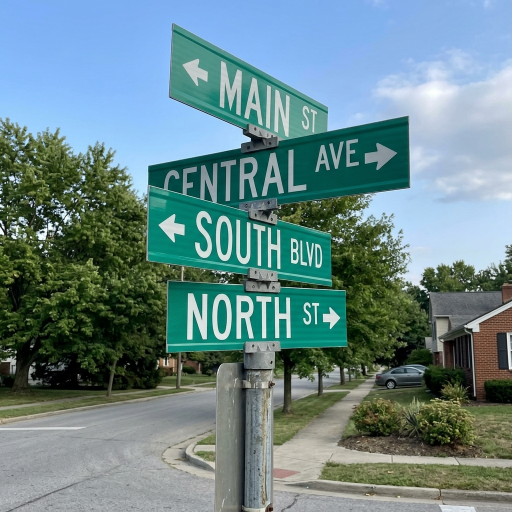
#> input picture agy_agent/assets/ai_IMAGE_EDIT_56348.png, 1024 x 1024 px (shown at 1/2 size)
$ python -i mechanical_gate.py   (imports and definitions only)
#> lines starting #> are read from the running program, lines starting #| are printed output that depends on the picture
#!/usr/bin/env python3
"""
🏛️ Mechanical Gate Engine (AGY 3.0 Platform Standard)
Enforces immutable, objective mechanical verification independent of AI verbal claims.
Constitutional Law:
  "PASS is NOT an AI's subjective claim. It requires automated, verifiable physical evidence.
   Even if the AI Auditor asserts PASS, if any Mechanical Gate check fails, the verdict is strictly FAIL."
"""

import os
import sys
import json
import hashlib
import logging
from dataclasses import dataclass, field
from typing import Dict, Any, List, Optional, Tuple

logger = logging.getLogger("MechanicalGate")


@dataclass
class MechanicalCheck:
    """Individual mechanical validation check result."""
    name: str
    passed: bool
    details: str
    evidence_path: Optional[str] = None
    status: str = "PASS"  # "PASS", "FAIL", "UNVERIFIED", "BLOCKED"
    is_unverified: bool = False
    is_blocked: bool = False
    metadata: Dict[str, Any] = field(default_factory=dict)

    def __post_init__(self):
        if not self.passed and self.status == "PASS":
            if self.is_unverified:
                self.status = "UNVERIFIED"
            elif self.is_blocked:
                self.status = "BLOCKED"
            else:
                self.status = "FAIL"

    # [11 lines left out: function to_dict, not called in this run]


@dataclass
class MechanicalGateResult:
    """Consolidated result of a Mechanical Gate evaluation supporting 4-state machine."""
    gate_name: str
    verdict: str  # "PASS", "FAIL", "UNVERIFIED", "BLOCKED"
    ai_verdict: str  # Original verdict claimed by AI
    ai_overruled: bool  # True if AI said PASS but MechanicalGate forced FAIL/UNVERIFIED
    total_checks: int
    passed_checks: int
    failed_checks: int
    unverified_checks: int = 0
    blocked_checks: int = 0
    failures: List[Dict[str, Any]] = field(default_factory=list)
    checks: List[Dict[str, Any]] = field(default_factory=list)
    summary: str = ""

    # [15 lines left out: function to_dict, not called in this run]


class MechanicalGate:
    """
    Automated, deterministic gate keeper.
    Never relies on LLM sentiment; inspects physical files, OS processes, checksums, and pixel buffers.
    """

    # [101 lines left out: functions assert_process_alive, assert_file_exists_and_not_empty, assert_sha256_checksum, not called in this run]

    @staticmethod
    def assert_genuine_rendering(
        image_path: str,
        min_width: int = 100,
        min_height: int = 100,
        max_solid_stddev: float = 2.0
    ) -> MechanicalCheck:
        """
        Validates genuine framebuffer/UI screenshot:
        1. Confirms physical existence and image format (SCREENSHOT_CAPTURED).
        2. Ensures minimum viewport dimensions.
        3. Separates System Bars (Status Bar ~6%, Navigation Bar ~8%) to inspect Pure App Content Viewport.
        4. Detects Navigation-Bar-Only fake/dead renders (where nav bar has stddev > 2.0 but content is solid black/white).
        5. Detects unrendered canvas / crash remnant (e.g. 85%+ black background + isolated white box + nav bar).
        6. Enforces strict separation: SCREENSHOT_CAPTURED != VALID_APP_SCREEN.
        """
#> called with image_path = 'assets/ai_IMAGE_EDIT_56348.png', min_width = 100, min_height = 100, max_solid_stddev = 2
        if not image_path or not os.path.exists(image_path):
            return MechanicalCheck(
                name="genuine_rendering",
                passed=False,
                status="FAIL",
                details=f"Screenshot image not found on disk: {image_path}",
                evidence_path=image_path,
                metadata={"screenshot_captured": False, "valid_app_screen": False}
            )

        try:
            from PIL import Image, ImageStat
            with Image.open(image_path) as img:
#> img is the input picture: PIL image 1024x1024 RGB; mean R, G, B 105.5, 134.5, 137.1
                w, h = img.size
#> w = 1024; h = 1024
                if w < min_width or h < min_height:
                    return MechanicalCheck(
                        name="genuine_rendering",
                        passed=False,
                        status="FAIL",
                        details=f"Screenshot resolution too low ({w}x{h} < {min_width}x{min_height})",
                        evidence_path=image_path,
                        metadata={"screenshot_captured": True, "valid_app_screen": False, "width": w, "height": h}
                    )

                rgb_img = img.convert("RGB")
                full_stat = ImageStat.Stat(rgb_img)
                full_stddevs = full_stat.stddev
#> full_stddevs = [63.73, 60.47, 84.98]

                # 1. Total solid blank check (whole image solid black or white)
                if all(s < max_solid_stddev for s in full_stddevs):
                    return MechanicalCheck(
                        name="genuine_rendering",
                        passed=False,
                        status="FAIL",
                        details=f"Blank/solid color screen detected (RGB stddev={full_stddevs}) - fake or dead UI",
                        evidence_path=image_path,
                        metadata={
                            "screenshot_captured": True,
                            "valid_app_screen": False,
                            "full_stddev": full_stddevs,
                            "rejection_reason": "TOTAL_SOLID_BLANK_SCREEN"
                        }
                    )

                # 2. System Bars Separation & Pure App Content Viewport Inspection
                # Status bar: top 0% ~ 6%, Navigation bar: bottom 92% ~ 100%
                top_cut = int(h * 0.06)
#> top_cut = 61
                bottom_cut = int(h * 0.92)
#> bottom_cut = 942
                if bottom_cut > top_cut and w >= 100:
                    content_crop = rgb_img.crop((0, top_cut, w, bottom_cut))
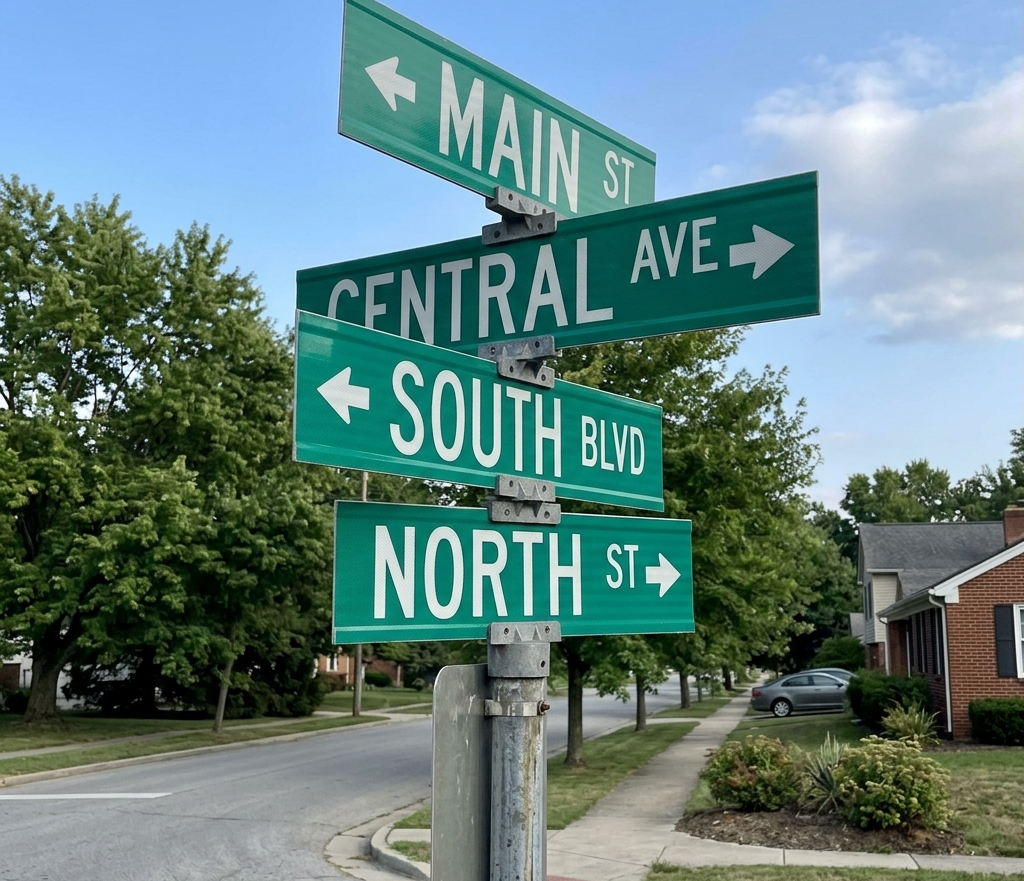
#> content_crop: PIL image 1024x881 RGB; mean R, G, B 100, 130.2, 129.7
                    content_stat = ImageStat.Stat(content_crop)
                    content_stddevs = content_stat.stddev
#> content_stddevs = [66.3, 63.17, 86.37]
                    content_avg_std = sum(content_stddevs) / len(content_stddevs)
#> content_avg_std = 71.95

                    # (A) Navigation-Bar-Only check:
                    # Content viewport is solid blank (< 2.0 stddev), but full image had stddev due to nav bar
                    if all(s < max_solid_stddev for s in content_stddevs):
                        return MechanicalCheck(
                            name="genuine_rendering",
                            passed=False,
                            status="FAIL",
                            details=(
                                f"SCREENSHOT_CAPTURED but INVALID_APP_SCREEN: Only Android navigation/status bar rendered. "
                                f"Pure content viewport is solid/empty (content stddev={content_stddevs})."
                            ),
                            evidence_path=image_path,
                            metadata={
                                "screenshot_captured": True,
                                "valid_app_screen": False,
                                "is_nav_bar_only": True,
                                "content_stddev": content_stddevs,
                                "rejection_reason": "NAV_BAR_ONLY_EMPTY_CONTENT"
                            }
                        )

                    # (B) Unrendered Canvas / Crash Remnant check:
                    # High background dominance (>= 85% black or white) with sparse unrendered box
                    gray_content = content_crop.convert("L")
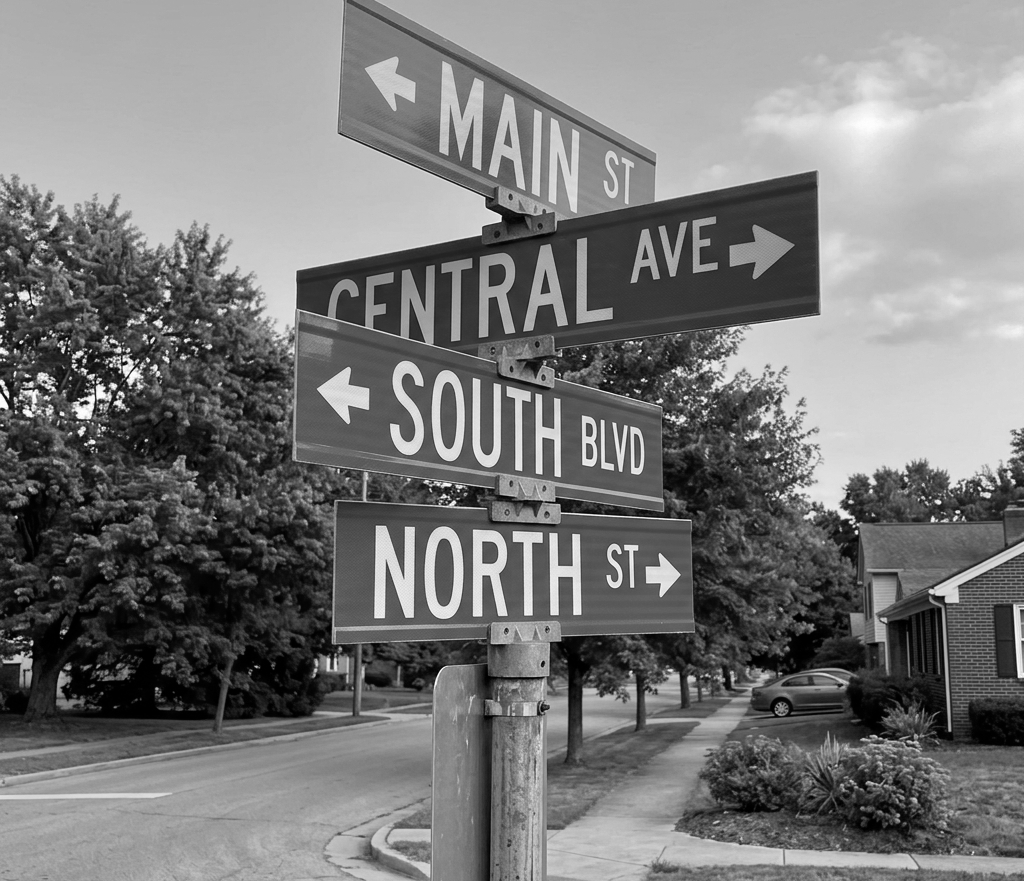
#> gray_content: PIL image 1024x881 L; min 0, max 255, mean 121.1
                    histogram = gray_content.histogram()
#> histogram = 256 values, max 10604 at index 175, min 1 at index 255, mean 3524
                    total_pixels = (w * (bottom_cut - top_cut))
#> total_pixels = 902144
                    black_pixels = sum(histogram[:25])
#> black_pixels = 61235
                    white_pixels = sum(histogram[230:])
#> white_pixels = 6269
                    black_ratio = black_pixels / total_pixels
#> black_ratio = 0.0679
                    white_ratio = white_pixels / total_pixels
#> white_ratio = 0.00695
                    dominant_bg = max(black_ratio, white_ratio)
#> dominant_bg = 0.0679

                    # Use NEAREST sampling to count true distinct UI colors without bicubic interpolation artifacts
                    sample_crop = content_crop.resize((64, 64), Image.Resampling.NEAREST)
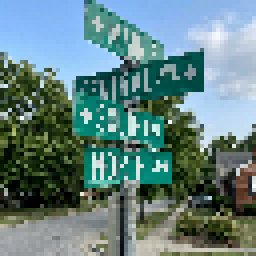
#> sample_crop: PIL image 64x64 RGB (shown 4 times larger); mean R, G, B 100, 130.2, 129.5
                    colors_list = sample_crop.getcolors(maxcolors=256)
#> colors_list = None
                    colors = len(colors_list) if colors_list else 256
#> colors = 256

                    # Detect if screen is 85%+ pure black or white canvas with sparse/isolated box
                    if (dominant_bg >= 0.85 and colors < 16) or (dominant_bg >= 0.95 and colors < 32) or (dominant_bg >= 0.88 and (content_avg_std < 7.0 or colors < 12)):
                        return MechanicalCheck(
                            name="genuine_rendering",
                            passed=False,
                            status="FAIL",
                            details=(
                                f"SCREENSHOT_CAPTURED but INVALID_APP_SCREEN: Detected unrendered canvas / crash remnant "
                                f"(dominant background {dominant_bg*100:.1f}%, unique colors={colors}, stddev={content_avg_std:.2f})"
                            ),
                            evidence_path=image_path,
                            metadata={
                                "screenshot_captured": True,
                                "valid_app_screen": False,
                                "is_unrendered_canvas": True,
                                "dominant_bg_ratio": dominant_bg,
                                "unique_colors": colors,
                                "rejection_reason": "UNRENDERED_SPARSE_CANVAS_OR_CRASH_REMNANT"
                            }
                        )

                return MechanicalCheck(
                    name="genuine_rendering",
                    passed=True,
                    status="PASS",
                    details=f"Genuine visual UI rendering confirmed ({w}x{h}, full stddev={round(sum(full_stddevs)/3, 2)})",
                    evidence_path=image_path,
                    metadata={
                        "screenshot_captured": True,
                        "valid_app_screen": True,
                        "width": w,
                        "height": h,
                        "stddev": full_stddevs
                    }
                )
        except Exception as e:
            return MechanicalCheck(
                name="genuine_rendering",
                passed=False,
                status="FAIL",
                details=f"Error inspecting screenshot: {e}",
                evidence_path=image_path,
                metadata={"screenshot_captured": False, "valid_app_screen": False}
            )

    # [275 lines left out: functions assert_action_screen_mutation, assert_unique_screenshot, assert_intent_achievement, assert_action_trace_validity, assert_no_critical_crashes, evaluate_gate, not called in this run]

>>> result = MechanicalGate().assert_genuine_rendering('assets/ai_IMAGE_EDIT_56348.png')

$ run again, on agy_agent/assets/ai_image_50405.png
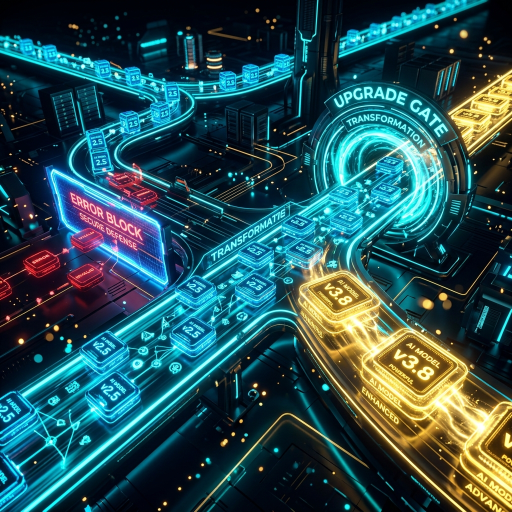
#> input picture agy_agent/assets/ai_image_50405.png, 1024 x 1024 px (shown at 1/2 size)
#> in assert_genuine_rendering, img is the input picture: PIL image 1024x1024 RGB; mean R, G, B 41.4, 80.1, 84.2
#> full_stddevs = [68.19, 76.59, 73.3]
#> content_stddevs = [69.83, 76.63, 73.47]
#> content_avg_std = 73.31
#> in assert_genuine_rendering, `gray_content = content_crop.convert("L")`:
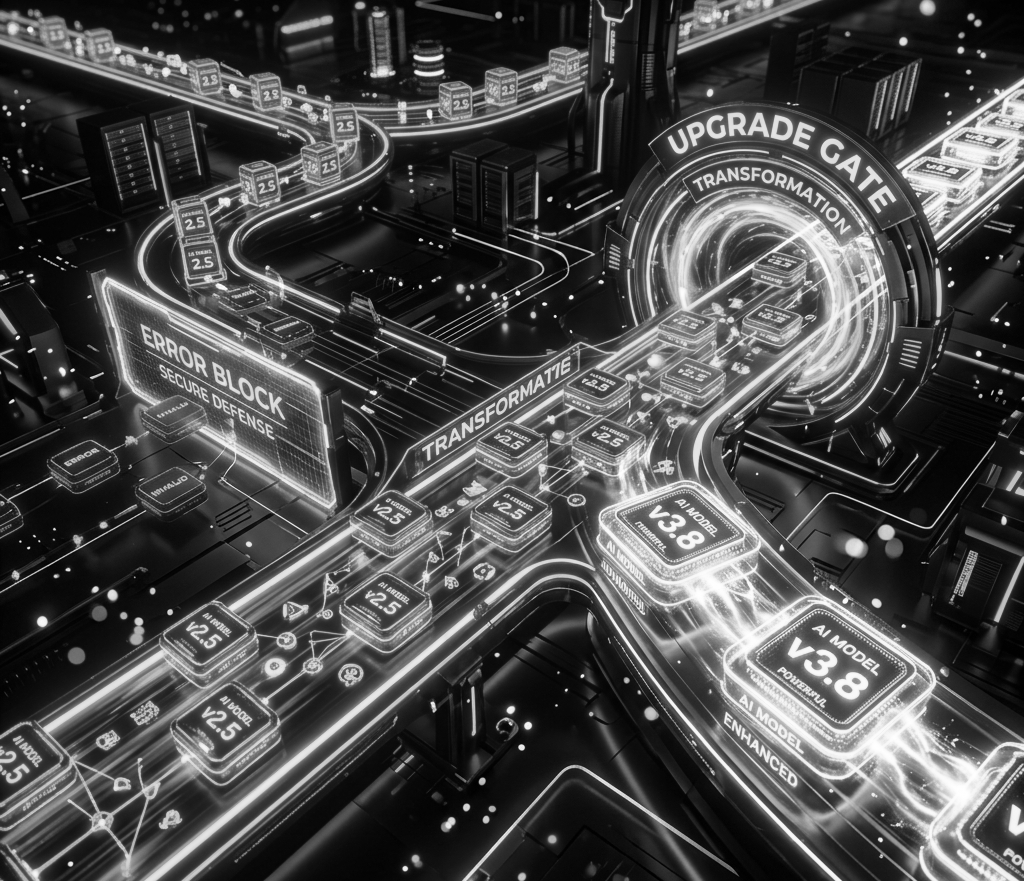
#> gray_content: PIL image 1024x881 L; min 0, max 255, mean 74.4
#> histogram = 256 values, max 18741 at index 10, min 20 at index 0, mean 3524
#> black_pixels = 290556
#> white_pixels = 26181
#> black_ratio = 0.322
#> white_ratio = 0.029
#> dominant_bg = 0.322
#> in assert_genuine_rendering, `sample_crop = content_crop.resize((64, 64), Image.Resampling.NEAREST)`:
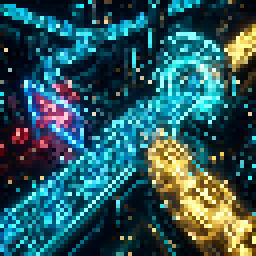
#> sample_crop: PIL image 64x64 RGB (shown 4 times larger); mean R, G, B 45.3, 87.1, 91.4
#> colors_list = None
#> colors = 256

$ run again, on agy_agent/assets/ai_image_53394.png
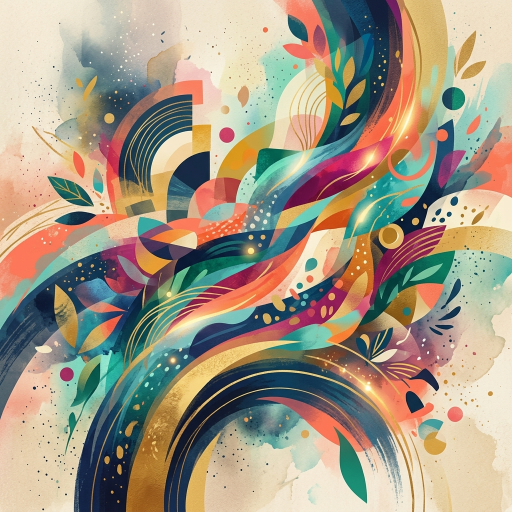
#> input picture agy_agent/assets/ai_image_53394.png, 1024 x 1024 px (shown at 1/2 size)
#> in assert_genuine_rendering, img is the input picture: PIL image 1024x1024 RGB; mean R, G, B 164.7, 152.1, 132.9
#> full_stddevs = [81.53, 64.52, 53.47]
#> content_stddevs = [81.29, 63.03, 51.57]
#> content_avg_std = 65.3
#> in assert_genuine_rendering, `gray_content = content_crop.convert("L")`:
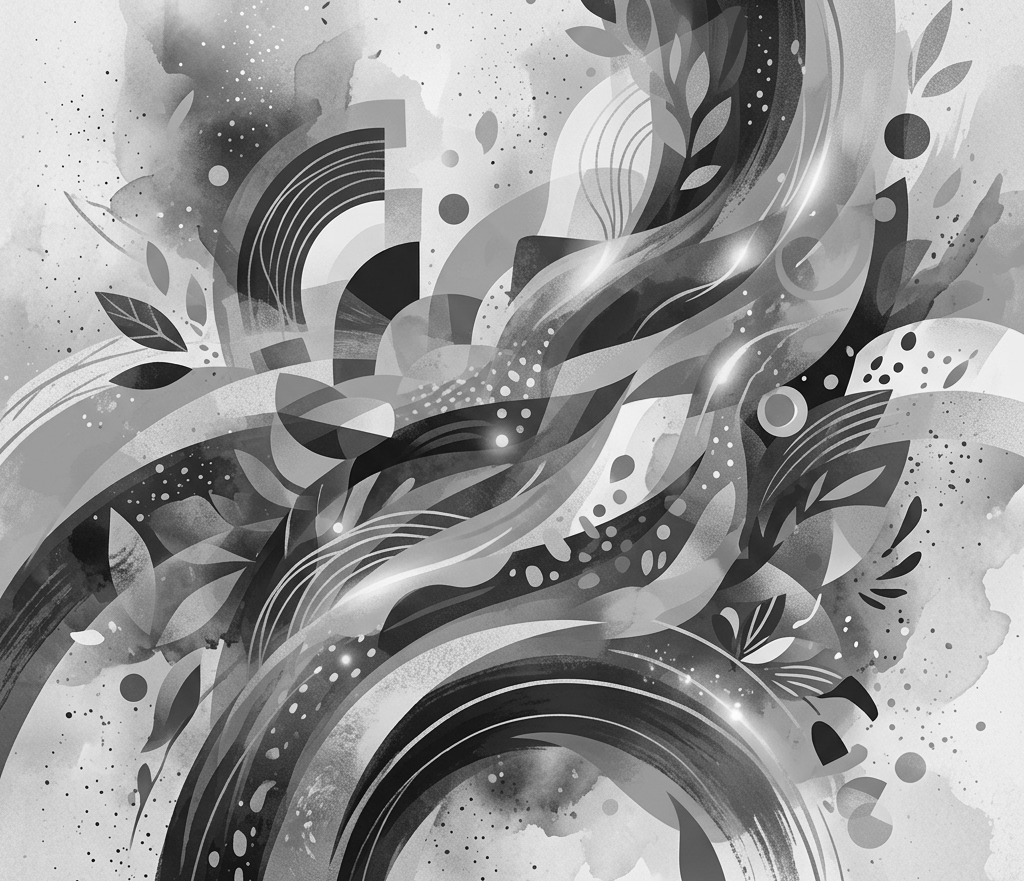
#> gray_content: PIL image 1024x881 L; min 4, max 254, mean 148.9
#> histogram = 256 values, max 8867 at index 156, min 0 at index 0, mean 3524
#> black_pixels = 7311
#> white_pixels = 59203
#> black_ratio = 0.0081
#> white_ratio = 0.0656
#> in assert_genuine_rendering, `sample_crop = content_crop.resize((64, 64), Image.Resampling.NEAREST)`:
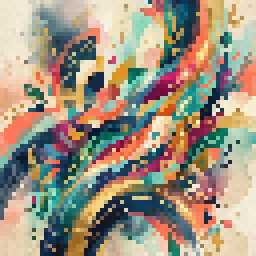
#> sample_crop: PIL image 64x64 RGB (shown 4 times larger); mean R, G, B 159.7, 147.6, 128.5
#> colors_list = None
#> colors = 256
